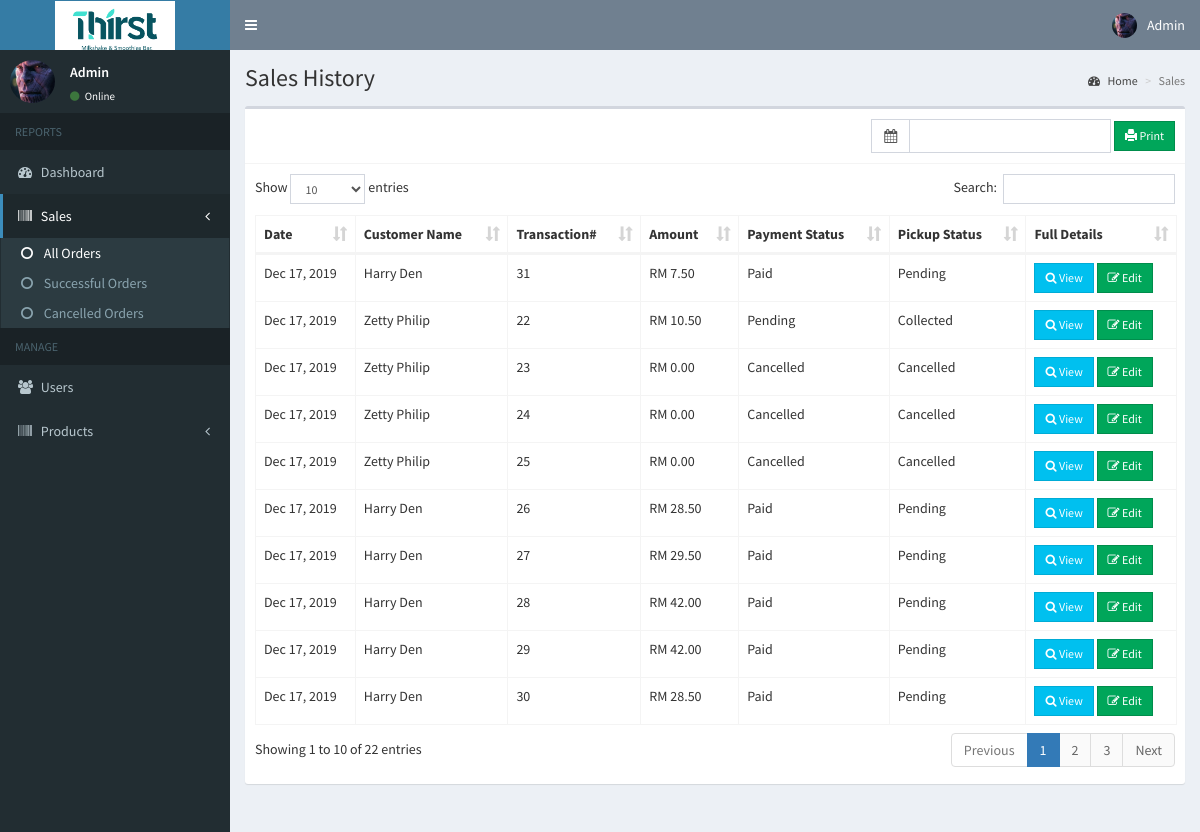
The page /admin/sales.php (signed in) on the database its author committed.
### tables this page shows
CREATE TABLE `users` (
  `id` int(11) NOT NULL,
  `email` varchar(200) NOT NULL,
  `password` varchar(60) NOT NULL,
  `type` int(1) NOT NULL,
  `firstname` varchar(50) NOT NULL,
  `lastname` varchar(50) NOT NULL,
  `address` text NOT NULL,
  `contact_info` varchar(100) NOT NULL,
  `photo` varchar(200) NOT NULL,
  `reset_code` varchar(15) NOT NULL,
  `created_on` date NOT NULL
);

CREATE TABLE `orders` (
  `id` int(11) NOT NULL,
  `customer_id` int(50) NOT NULL,
  `placed_at` date NOT NULL,
  `payment_method` varchar(50) NOT NULL,
  `pickup_date` datetime NOT NULL,
  `card_num` bigint(20) NOT NULL,
  `card_cvc` int(5) NOT NULL,
  `card_exp_month` varchar(2) NOT NULL,
  `card_exp_year` varchar(5) NOT NULL,
  `txn_id` varchar(100) NOT NULL,
  `payment_status` varchar(50) NOT NULL,
  `pickup_status` varchar(50) NOT NULL DEFAULT 'Pending'
);

### admin/includes/session.php (called while the page is built, shortened)
<?php
    include '../includes/connect.php';
	$conn = $pdo->open();
	$stmt = $conn->prepare("SELECT * FROM users WHERE id=:id");
	$stmt->execute(['id'=>$_SESSION['admin']]);
	$admin = $stmt->fetch();
?>

### admin/sales.php (the view, shortened to what this page needs)
<?php include 'includes/session.php'; ?>
<?php include 'includes/header.php'; ?>
<body class="hold-transition skin-blue sidebar-mini">
<div class="wrapper">
  <?php include 'includes/navbar.php'; ?>
  <?php include 'includes/menubar.php'; ?>
  <div class="content-wrapper">
    <section class="content-header">
      <h1>
        Sales History
      </h1>
      <ol class="breadcrumb">
        <li><a href="#"><i class="fa fa-dashboard"></i> Home</a></li>
        <li class="active">Sales</li>
      </ol>
    </section>
    <section class="content">
      <div class="row">
        <div class="col-xs-12">
          <div class="box">
            <div class="box-header with-border">
              <div class="pull-right">
                <form method="POST" class="form-inline" action="sales_print.php" target=”_blank>
                  <div class="input-group">
                    <div class="input-group-addon">
                      <i class="fa fa-calendar"></i>
                    </div>
                    <input type="text" class="form-control pull-right col-sm-8" id="reservation" name="date_range">
                  </div>
                  <button type="submit" class="btn btn-success btn-sm btn-flat" name="print"><span class="glyphicon glyphicon-print"></span> Print</button>
                </form>
              </div>
            </div>
            <div class="box-body">
              <table id="example1" class="table table-bordered">
                <thead>
                  <th>Date</th>
                  <th>Customer Name</th>
                  <th>Transaction#</th>
                  <th>Amount</th>
                  <th>Payment Status</th>
                  <th>Pickup Status</th>
                  <th>Full Details</th>
                </thead>
                <tbody>
                  <?php
                    $conn = $pdo->open();
                    try{
                      $stmt = $conn->prepare("SELECT *, orders.id AS salesid FROM orders LEFT JOIN users ON users.id=orders.customer_id ORDER BY placed_at DESC");
                      $stmt->execute();
                      foreach($stmt as $row){
                        $stmt = $conn->prepare("SELECT * FROM order_details LEFT JOIN products ON products.id=order_details.product_id WHERE order_details.order_id=:id");
                        $stmt->execute(['id'=>$row['salesid']]);
                        $total = 0;
                        foreach($stmt as $details){
                          $subtotal = $details['price']*$details['quantity'];
                          $total += $subtotal;
                        }
                        echo "
                          <tr>
                            <td class='hidden'></td>
                            <td>".date('M d, Y', strtotime($row['placed_at']))."</td>
                            <td>".$row['firstname'].' '.$row['lastname']."</td>
                            <td>".$row['salesid']."</td>
                            <td>RM ".number_format($total, 2)."</td>
                            <td>".$row['payment_status']."</td>
                            <td>".$row['pickup_status']."</td>
                            <td>
                            <button type='button' class='btn btn-info btn-sm btn-flat transact' data-id='".$row['salesid']."'><i class='fa fa-search'></i> View</button>
                            <button class='btn btn-success btn-sm edit btn-flat' data-id='".$row['salesid']."'><i class='fa fa-edit'></i> Edit</button>
                            </td>
                          </tr>
                        ";
                      }
                    }
                    catch(PDOException $e){
                      echo $e->getMessage();
                    }
                  ?>
                </tbody>
              </table>
            </div>
          </div>
        </div>
      </div>
    </section>
  </div>
</div>
</body>
</html>

### admin/includes/navbar.php (shortened to what this page needs)
<header class="main-header">
  <a href="home.php" class="logo">
    <span class="logo-lg"><img src="../images/logo.png" width="120px" style="background-color: white"></span>
  </a>
  <nav class="navbar navbar-static-top">
    <a href="#" class="sidebar-toggle" data-toggle="push-menu" role="button">
    </a>
    <div class="navbar-custom-menu">
      <ul class="nav navbar-nav">
        <li class="dropdown user user-menu">
          <a href="#" class="dropdown-toggle" data-toggle="dropdown">
            <img src="<?php echo (!empty($admin['photo'])) ? '../images/'.$admin['photo'] : '../images/profile.jpg'; ?>" class="user-image" alt="User Image">
            <span class="hidden-xs"><?php echo $admin['firstname'].' '.$admin['lastname']; ?></span>
          </a>
        </li>
      </ul>
    </div>
  </nav>
</header>

### admin/includes/menubar.php (shortened to what this page needs)
<aside class="main-sidebar">
  <section class="sidebar">
    <div class="user-panel">
      <div class="pull-left image">
        <img src="<?php echo (!empty($admin['photo'])) ? '../images/'.$admin['photo'] : '../images/profile.jpg'; ?>" class="img-circle" alt="User Image">
      </div>
      <div class="pull-left info">
        <p><?php echo $admin['firstname'].' '.$admin['lastname']; ?></p>
        <a><i class="fa fa-circle text-success"></i> Online</a>
      </div>
    </div>
    <ul class="sidebar-menu" data-widget="tree">
      <li class="header">REPORTS</li>
      <li><a href="home.php"><i class="fa fa-dashboard"></i> <span>Dashboard</span></a></li>
       <li class="treeview">
        <a href="#">
          <i class="fa fa-barcode"></i>
          <span>Sales</span>
          <span class="pull-right-container">
            <i class="fa fa-angle-left pull-right"></i>
          </span>
        </a>
        <ul class="treeview-menu">
          <li><a href="sales.php"><i class="fa fa-circle-o"></i> All Orders</a></li>
          <li><a href="sales_success.php"><i class="fa fa-circle-o"></i> Successful Orders</a></li>
          <li><a href="sales_cancelled.php"><i class="fa fa-circle-o"></i> Cancelled Orders</a></li>
        </ul>
      </li>
      <li class="header">MANAGE</li>
      <li><a href="users.php"><i class="fa fa-users"></i> <span>Users</span></a></li>
      <li class="treeview">
        <a href="#">
          <i class="fa fa-barcode"></i>
          <span>Products</span>
          <span class="pull-right-container">
            <i class="fa fa-angle-left pull-right"></i>
          </span>
        </a>
      </li>
    </ul>
  </section>
</aside>

### rows shown on the page
users: photo (picture), firstname "Admin"
orders: placed_at "Dec 17, 2019", customer.firstname "Harry", customer.lastname "Den", id "31", total "7.50", payment_status "Paid", pickup_status "Pending"
orders: placed_at "Dec 17, 2019", customer.firstname "Zetty", customer.lastname "Philip", id "22", total "10.50", payment_status "Pending", pickup_status "Collected"
orders: placed_at "Dec 17, 2019", customer.firstname "Zetty", customer.lastname "Philip", id "23", total "0.00", payment_status "Cancelled", pickup_status "Cancelled"
orders: placed_at "Dec 17, 2019", customer.firstname "Zetty", customer.lastname "Philip", id "24", total "0.00", payment_status "Cancelled", pickup_status "Cancelled"
orders: placed_at "Dec 17, 2019", customer.firstname "Zetty", customer.lastname "Philip", id "25", total "0.00", payment_status "Cancelled", pickup_status "Cancelled"
orders: placed_at "Dec 17, 2019", customer.firstname "Harry", customer.lastname "Den", id "26", total "28.50", payment_status "Paid", pickup_status "Pending"
orders: placed_at "Dec 17, 2019", customer.firstname "Harry", customer.lastname "Den", id "27", total "29.50", payment_status "Paid", pickup_status "Pending"
orders: placed_at "Dec 17, 2019", customer.firstname "Harry", customer.lastname "Den", id "28", total "42.00", payment_status "Paid", pickup_status "Pending"
orders: placed_at "Dec 17, 2019", customer.firstname "Harry", customer.lastname "Den", id "29", total "42.00", payment_status "Paid", pickup_status "Pending"
orders: placed_at "Dec 17, 2019", customer.firstname "Harry", customer.lastname "Den", id "30", total "28.50", payment_status "Paid", pickup_status "Pending"
